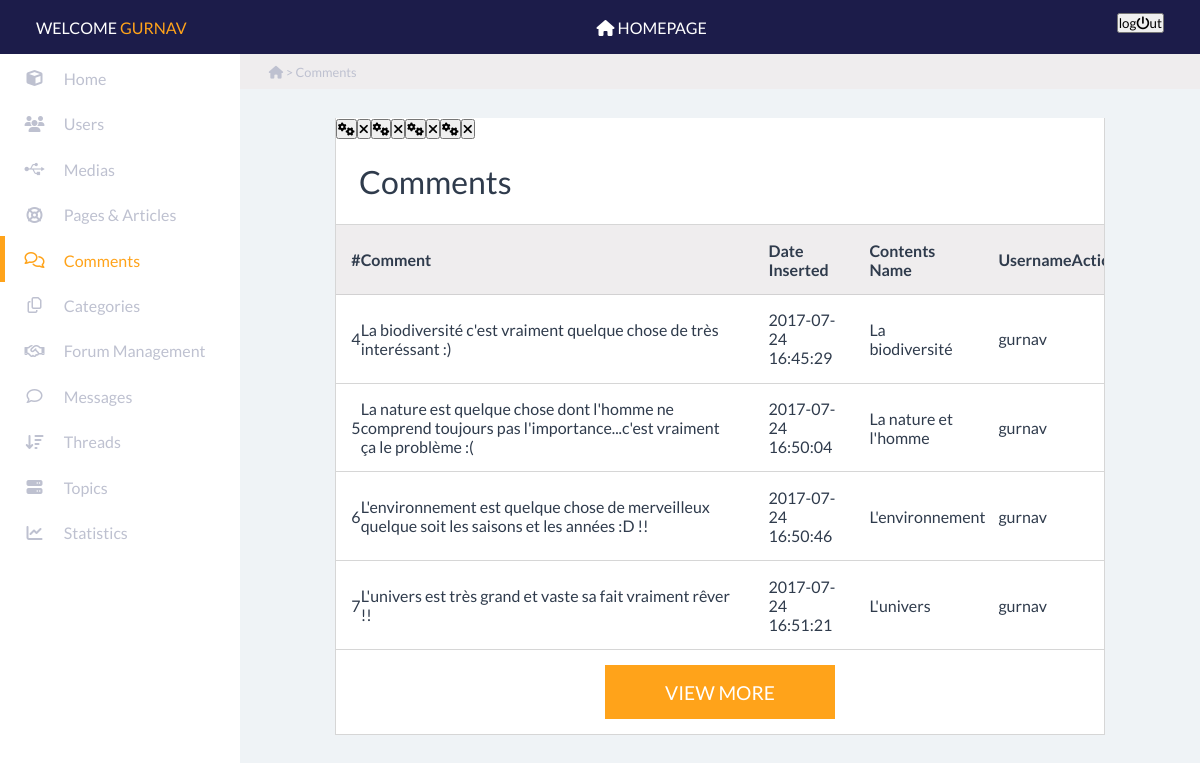
The app's page /esgi-geographic/admin/comments (signed in) with its own data.
### tables this page shows
CREATE TABLE `hbv_comments` (
  `id` int(11) NOT NULL,
  `content` mediumtext NOT NULL,
  `date_inserted` datetime NOT NULL DEFAULT CURRENT_TIMESTAMP,
  `date_updated` datetime DEFAULT NULL ON UPDATE CURRENT_TIMESTAMP,
  `contents_id` int(11) NOT NULL,
  `users_id` int(11) NOT NULL,
  `deleted` tinyint(1) NOT NULL DEFAULT '0'
);

### core/views/View.class.php (called while the page is built, shortened)
<?php
class View
{
    private $template;
    public function setTemplate($setTemp)
    {
        if (file_exists("template/".$setTemp.".temp.php")) {
            $this->template = $setTemp;
        } else {
            Helpers::log("Le template : ".$setTemp." n'existe pas.");
            throw new Exception("The request template : ".$setTemp." doesn't exist !");
        }
    }
    public function __destruct()
    {
        include ROOT.'template/'.$this->template.'.temp.php';
    }
}

### index.php (called while the page is built, shortened)
<?php
  $routing = new Core\Route\Routing();

### app/Autoloader.class.php (called while the page is built, shortened)
<?php
class Autoloader
{
      public static function autoload($class)
      {
          if (strpos($class, __NAMESPACE__ . '\\') === 0) {
              $class = str_replace(__NAMESPACE__ . '\\', '', $class);
              $class = explode("\\", $class);
              for($i = 0; $i < count($class) - 1; $i += 1) {
                $class[$i] = lcfirst($class[$i]);
              }
              $class = implode(DS, $class);
          }
      }
}

### core/Autoloader.class.php (called while the page is built, shortened)
<?php
  class Autoloader
  {
       public static function autoload($class)
       {
           if (strpos($class, __NAMESPACE__ . '\\') === 0) {
               $class = str_replace(__NAMESPACE__ . '\\', '', $class);
               $class = explode("\\", $class);
               for($i = 0; $i < count($class) - 1; $i += 1) {
                 $class[$i] = strtolower($class[$i]);
               }
               $class = implode(DS, $class);
           }
       }
  }

### core/database/BaseSql.class.php (called while the page is built, shortened)
<?php
  class BaseSql
  {
    private function setDb()
    {
        $this->db = new PDO(DB_DRIVER.":host=".DB_HOST.";port=".DB_PORT.";dbname=".DB_NAME, DB_USER, DB_PWD);
    }
  }

### app/admin/models/Comments.class.php (called while the page is built, shortened)
<?php
  class Comments extends Comment
  {
     public static function getAllCategoriesWithUsersAndContents() {
         $qb = new QueryBuilder();
         $query = "SELECT * FROM ".DB_PREFIX."comments"
           ." INNER JOIN (SELECT id AS uid, username FROM ".DB_PREFIX."users) AS users_table
           ON ".DB_PREFIX."comments.users_id = users_table.uid
           INNER JOIN (SELECT id AS cid, title AS contentname FROM ".DB_PREFIX."contents) AS contents_table
           ON ".DB_PREFIX."comments.contents_id = contents_table.cid
           WHERE ".DB_PREFIX."comments.deleted = 0
           ORDER BY date_inserted";
         return $qb->query($query, null, false);
     }
  }

### core/database/QueryBuilder.class.php (called while the page is built, shortened)
<?php
  class QueryBuilder extends BaseSql
  {
      public function query($statement, $class_name = null, $one = false)
      {
        try {
          $req = $this->db->query($statement);
          if ($class_name === null) {
              $req->setFetchMode(PDO::FETCH_OBJ);
          } else if ($class_name === null && $one === false) {
              $req->setFetchMode(PDO::FETCH_ASSOC);
          } else {
              $req->setFetchMode(PDO::FETCH_CLASS|PDO::FETCH_PROPS_LATE, $class_name);
          }
          if ($one === true) {
              $datas = $req->fetch();
          } else {
              $datas = $req->fetchAll();
          }
          return $datas;
        } catch (\Exception $e) {
          Helpers::log($e->getMessage());
          die("An error occured, please contact the site's admnistrator.");
        }
      }
  }

### app/admin/controllers/CommentsController.class.php (called while the page is built, shortened)
<?php
class CommentsController extends Controller
{
    public function indexAction()
    {
        $comments = Comments::getAllCategoriesWithUsersAndContents();
    }
}

### app/admin/views/comments/comments.view.php (the view)
<section class="information_panel">
    <div class="path">
        <p><i class="fa fa-home" aria-hidden="true"></i> > Comments</p>
    </div>
    <div class="only_one">
        <table class="six_columns">
            <caption>Comments  </caption>
            <thead>
            <tr>
                <th>#</th>
                <th>Comment</th>
                <th>Date Inserted</th>
                <th>Contents Name</th>
                <th>Username</th>
                <th>Action</th>
            </tr>
            </thead>
            <tbody>
            <?php foreach ($comments as $comment): ?>
                <tr>
                    <td><?php echo $comment->id; ?></td>
                    <td><?php echo $comment->content; ?></td>
                    <td><?php echo $comment->date_inserted; ?></td>
                    <td><?php echo $comment->contentname; ?></td>
                    <td><?php echo $comment->username; ?></td>
                    <a href="<?php echo BASE_URL.'admin/comments/update/'.$comment->id; ?>"><button title="Modify"><i class="fa fa-cogs" aria-hidden="true"></i></button></a>
                    <a href="<?php echo BASE_URL.'admin/comments/delete/'.$comment->id; ?>"><button class="Delete" title="Delete"><i class="fa fa-times" aria-hidden="true"></i></button></a>
                </tr>
            <?php endforeach ?>
            </tbody>
        </table>
        <button class="view_more">view more</button>
    </div>
</section>

### public/assets/css/style_back.css (style rules this page uses)
* { margin: 0; padding: 0; font-family: 'Lato', sans-serif; }
table { width: 100%; border-collapse:collapse; }
section { display: block; overflow: hidden; }
.information_panel { width: 80%; float: right; background: #eff3f6; position: relative; min-height: 100vh; }
.information_panel div { overflow: auto; }
.information_panel>div { margin: 3%; }
.information_panel .path { font-size: 0.8rem; color: #bec1d0; background: #efedee; padding: 1% 3%; margin: 0%; }
.information_panel .only_one { width: 80%; background: white; margin-left: auto; margin-right: auto; border-right: solid 1px rgba(200,200,200,0.75); border-left: solid 1px rgba(200,200,200,0.75); border-bottom: solid 1px rgba(200,200,200,0.75); }
.information_panel .six_columns { color: #2f3b4c; }
.information_panel .six_columns caption { font-size: 2rem; text-align: left; padding: 3%; }
.information_panel .six_columns thead { background: #efedee; }
.information_panel .six_columns thead tr { border-top: solid 1px rgba(200,200,200,0.75); border-bottom: solid 1px rgba(200,200,200,0.75); }
.information_panel .six_columns thead tr th { padding: 2%; text-align: left; }
.information_panel .six_columns tbody tr { border-top: solid 1px rgba(200,200,200,0.75); border-bottom: solid 1px rgba(200,200,200,0.75); }
.information_panel .six_columns tbody tr td { padding: 2%; text-align: left; position: relative; }
.information_panel .view_more { margin: 2% auto; width: 30%; color: white; background: #ffa31a; border: none; text-transform: uppercase; padding: 2%; display: block; font-size: 1.2rem; cursor: pointer; text-decoration: none; text-align: center; }

### records on screen
hbv_comments: id "4", content "La biodiversité c'est vraiment quelque chose de très interéssant :)", date_inserted "2017-07-24 16:45:29", contentname "La biodiversité", username "gurnav"
hbv_comments: id "5", content "La nature est quelque chose dont l'homme ne comprend toujours pas l'importance...c'est vraiment ça le problème :(", date_inserted "2017-07-24 16:50:04", contentname "La nature et l'homme", username "gurnav"
hbv_comments: id "6", content "L'environnement est quelque chose de merveilleux quelque soit les saisons et les années :D !!", date_inserted "2017-07-24 16:50:46", contentname "L'environnement", username "gurnav"
hbv_comments: id "7", content "L'univers est très grand et vaste sa fait vraiment rêver !!", date_inserted "2017-07-24 16:51:21", contentname "L'univers", username "gurnav"

### other values on screen
$_SESSION['user']['username'] "GURNAV"
